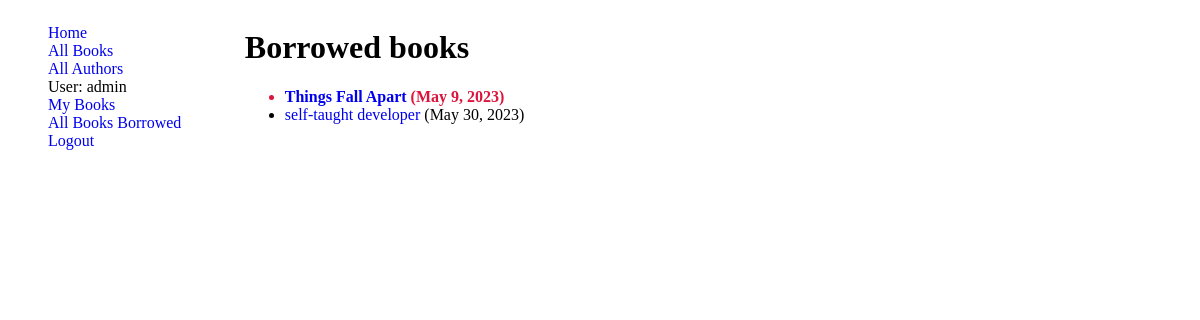
The app's page /catalog/mybooks/ (signed in) with its own data.
### catalog/models.py (models this page shows, shortened)
class BookInstance(models.Model):
    LOAN_STATUS = (
        ('m', 'Maintenance'),
        ('o', 'On loan'),
        ('a', 'Available'),
        ('r', 'Reserved'),
    )
    id = models.UUIDField(primary_key=True, default=uuid.uuid4, help_text='Unique ID for this particular book across whole library')
    book = models.ForeignKey(Book, on_delete=models.RESTRICT, null=True)
    imprint = models.CharField(max_length=150)
    due_back = models.DateField(blank=True, null=True)
    status =models.CharField(max_length=1, choices=LOAN_STATUS, default='m',help_text='Book availability',)
    borrower = models.ForeignKey(User, on_delete=models.SET_NULL, null=True, blank=True)
    class Meta:
        ordering = ['due_back']
        verbose_name = 'Book Instance'
    @property
    def is_overdue(self):
        if self.due_back:
            return bool(self.due_back and date.today() > self.due_back)
    class Meta:
        permissions = (("can_mark_returned", "Set book as returned"), ("can_renew", "Can renew Borrwed Book") )

class Book(models.Model):
    title = models.CharField(max_length=100)
    author = models.ForeignKey(Author, on_delete=models.SET_NULL, null=True, )
    summary = models.TextField(max_length=1000, help_text='Enter a brief description of the book')
    language = models.ForeignKey(Language,  on_delete=models.SET_NULL, null=True)
    genre = models.ManyToManyField(Genre, help_text='Select a genre for this book')
    ISBN = models.CharField('ISBN', max_length=13, unique=True,  help_text='13 Character <a href="https://www.isbn-international.org/content/what-isbn">ISBN number</a>')

### catalog/views.py (the view)
# urls.py: path('mybooks/', LoanedBooksByUserListView.as_view(), name="loaned-books" ),
class LoanedBooksByUserListView(LoginRequiredMixin, ListView):
    model = BookInstance
    template_name = 'lonedbookes-by-user.html'
    context_object_name = 'borrowedBooks'
    def get_queryset(self):
        QS = BookInstance.objects.filter(borrower = self.request.user).filter(status__exact = 'o').order_by('due_back')
        return QS

### templates/lonedbookes-by-user.html
{% extends "base.html" %}
{% block content %}
    <h1>Borrowed books</h1>
    {% if borrowedBooks %}
    <ul>
      {% for bk in borrowedBooks %}
      <li class="{% if bk.is_overdue %}text-danger{% endif %}">
        <a href="{% url 'book-detail' bk.book.pk %}">{{ bk.book.title }}</a> ({{ bk.due_back }})
      </li>
      {% endfor %}
    </ul>
    {% else %}
      <p>There are no books borrowed.</p>
    {% endif %}
{% endblock %}

### templates/partials/sidebar.html
<ul>
    <li><a href="{% url 'home' %}">Home</a></li>
    <li><a href="{% url 'book-list' %}">All Books</a></li>
    <li><a href="{% url 'authors' %}">All Authors</a></li>
    {% if user.is_authenticated %}
     <li>User: {{ user.get_username }}</li>
     <li><a href="{% url 'loaned-books' %}"> My Books</a></li>
     <li><a href="{% url 'books-borrowed-out' %}">All Books Borrowed</a></li>
     <li><a href="{% url 'logout' %}?next={{ request.path }}">Logout</a></li>
   {% else %}
     <li><a href="{% url 'login' %}?next={{ request.path }}">Login</a></li>
   {% endif %}
</ul>

### static/css/style.css (style rules this page uses)
a { text-decoration: none; }
.sidebar li { list-style: none; }
.text-danger { font-weight: bold; color: crimson; }

### records on screen
BookInstance: book "Things Fall Apart", due_back "May 9, 2023"
BookInstance: book "self-taught developer", due_back "May 30, 2023"

### other values on screen
{{ user.get_username }} "admin"
